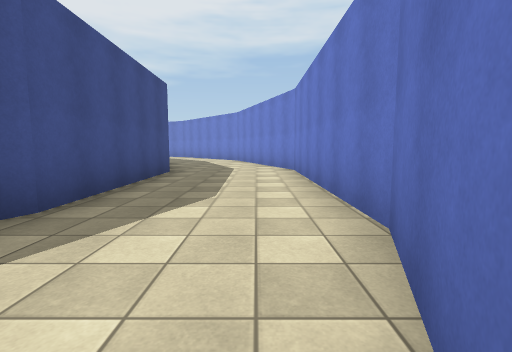
View 1 (above)

14 first-person views from a walk through a Unity game level. The camera is 1.3 m above the floor, tilts 6° down and sees 85° across. The floor is counted in squares, 2 m on a side. Each view is taken from the middle of a square. On the plan, view 1 faces up. The plan holds only what a view shows up to about 9 squares ahead; the rest is blank. The place goes on beyond the plan. Some animated figures are not drawn. Door leaves are left out, so doorways stand open. Some surface patterns are stand-ins.

View 2
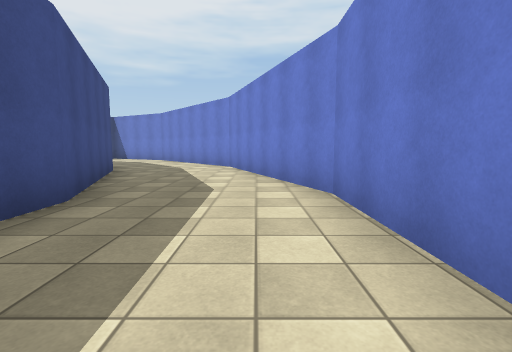

View 3
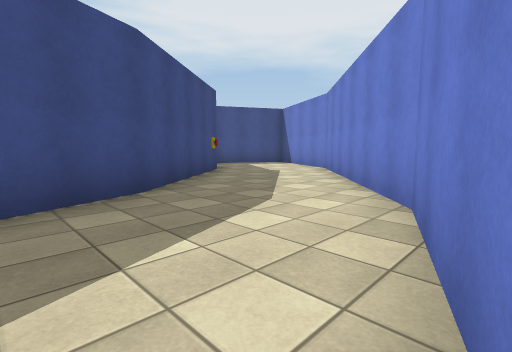

View 4
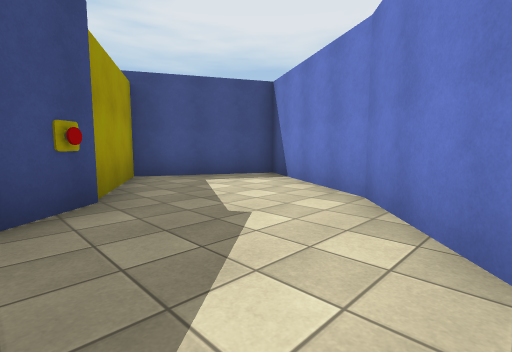

View 5
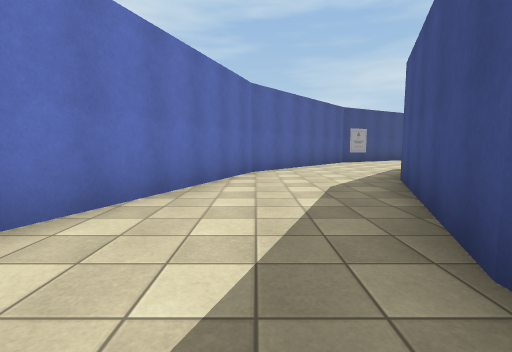

View 6
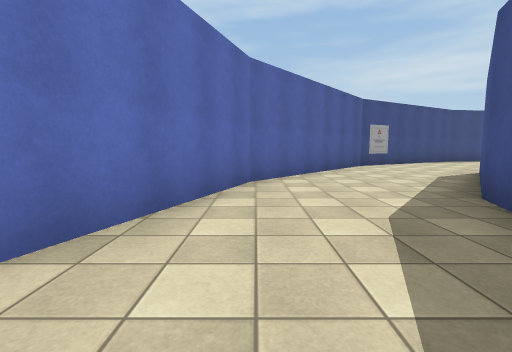

View 7
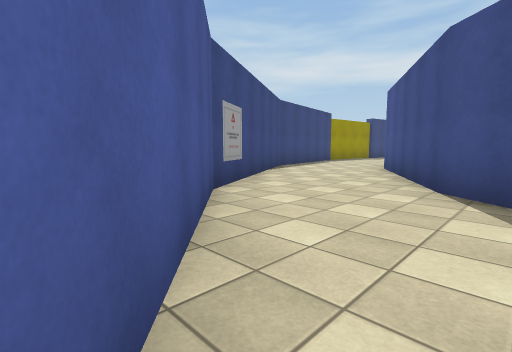

View 8
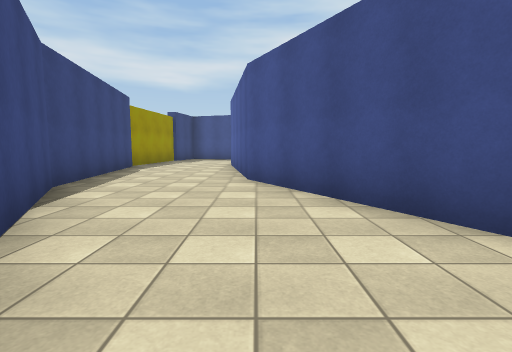

View 9
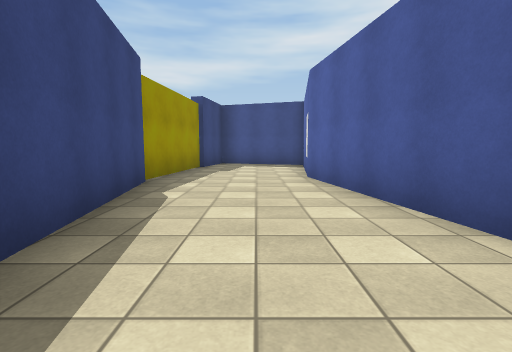

View 10
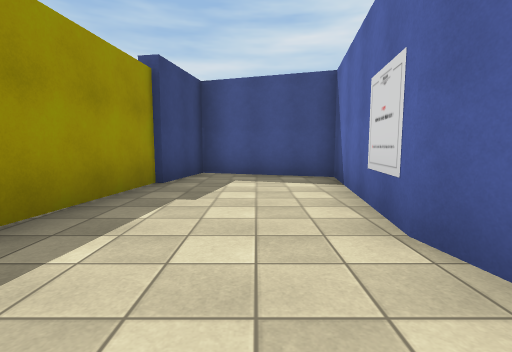

View 11
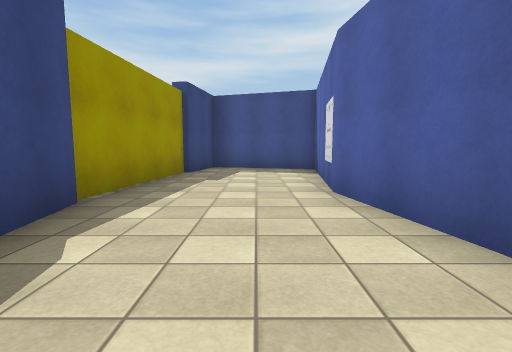

View 12
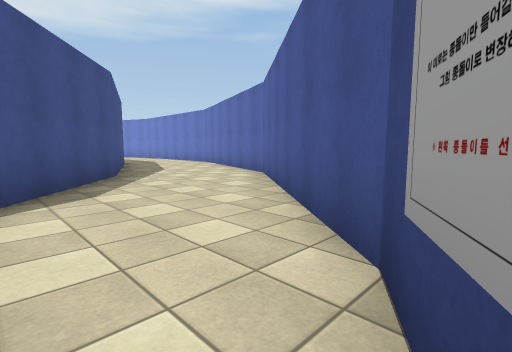

View 13
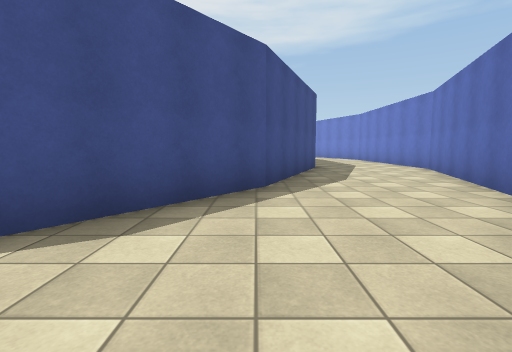

View 14
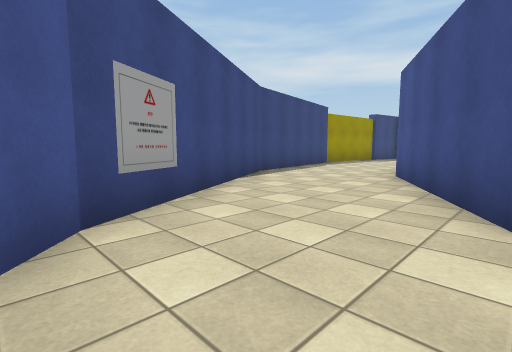

### Floor plan
Points are (right, up) in squares from view 1. A wall is a line through its corners. A room is listed if a view was taken in it or the views show most of it. See-through windows are left out.
Room 1 (views 1, 2, 3, 4, 5, 6)
walls: (-6.6, 15.1) (-3.9, 11.7) (-2.3, 7.3) (-2.1, 2.7) (-3.4, -0.4); (0, -0.8) (1.1, 2.2) (1.1, 7.8) (-0.9, 13.2) (-4.5, 17.5) (-7.7, 19.3) (-9.2, 16.4) (-6.7, 15)
ways out: opening at (-2, 0) to room 2
Room 2 (views 7, 8, 9, 10, 11, 12, 13, 14)
walls: (-14.9, -7.9) (-19, -7.3) (-20, -10.3) (-17.9, -10.7); (-13.5, -11) (-9.4, -10.3) (-4.5, -7.5) (-0.9, -3.1) (0, -0.8); (-3.8, -1.4) (-6.6, -4.9) (-10.5, -7.2) (-15.1, -7.9); (-3.4, -0.4) (-3.9, -1.5); (-18.1, -10.8) (-14.4, -11.2)
ways out: opening at (-2, 0) to room 1

Positions as (right, up) in squares from view 1, and headings:
1: (0, 0), facing up
2: (0, 4), facing up
3: (0, 10), facing up-left
4: (-3, 14), facing up-left
5: (-1, 4), facing down
6: (-1, 2), facing down
7: (-2, -4), facing down-left
8: (-5, -7), facing left
9: (-9, -9), facing left
10: (-13, -9), facing left
11: (-11, -9), facing left
12: (-6, -8), facing up-right
13: (-4, -6), facing up
14: (-4, -5), facing down-left
